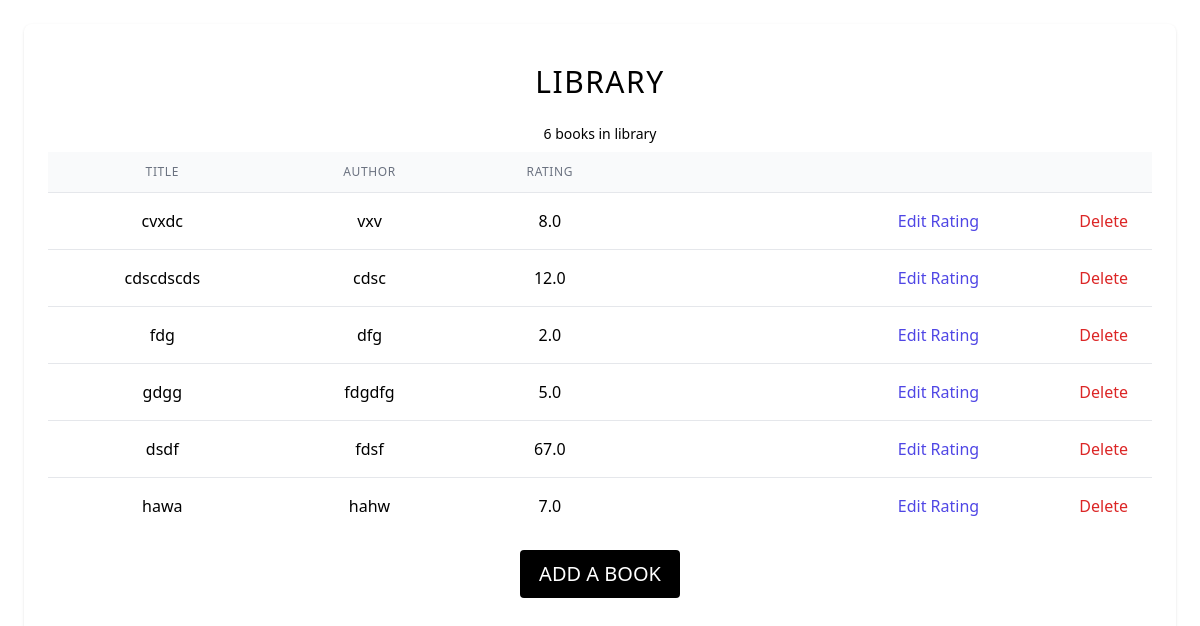
The page / on the database its author committed.
### main.py (models this page shows, shortened)
class Book(db.Model):
    id = db.Column(db.Integer, primary_key=True)
    title = db.Column(db.String(250), nullable=False, unique=True)
    author = db.Column(db.String(250), nullable=False)
    rating = db.Column(db.Float, nullable=False)

### main.py (the view)
@app.route('/')
def home():
    all_books = db.session.query(Book).all()
    return render_template("index.html", books=all_books)

### templates/index.html (shortened to what this page needs)
{% extends 'base.html' %}
{% block content %}
<div class= "min-w-full min-h-[60vh] overflow-hidden shadow  rounded-lg flex-col flex justify-center text-center items-center  p-6">
  <h1 class="text-3xl uppercase tracking-wider py-4 ">library</h1>
  {% if books|length == 0 %}
    <p class="py-2 text-lg uppercase text-gray-700 tracking-wide mb-4 ">no books in library</p>
  {% else %}
    <p class="py-2 text-sm">{{ books|length }} books in library</p>
    {% endif %}
    <table class="min-w-full divide-y divide-gray-200">
        <thead class="bg-gray-50">
          <tr>
            <th class="px-6 py-3 text-center text-xs font-medium text-gray-500 uppercase tracking-wider">Title</th>
            <th class="px-6 py-3 text-center text-xs font-medium text-gray-500 uppercase tracking-wider">Author</th>
            <th class="px-6 py-3 text-center text-xs font-medium text-gray-500 uppercase tracking-wider">Rating</th>
            <th class="px-6 py-3 text-center text-xs font-medium text-gray-500 uppercase tracking-wider"></th>
          </tr>
        </thead>
        <tbody class="bg-white divide-y divide-gray-200">
          {% for book in books %}
            <tr>
              <td class="px-6 py-4 whitespace-nowrap">{{ book.title }}</td>
              <td class="px-6 py-4 whitespace-nowrap">{{ book.author }}</td>
              <td class="px-6 py-4 whitespace-nowrap">{{ book.rating }}</td>
              <td class="px-6 py-4 whitespace-nowrap text-right">
                <a href="/edit/{{ book.id }}" class="text-indigo-600 hover:text-indigo-900 mr-20">Edit Rating</a>
                <a href="/delete/{{ book.id }}" class="text-red-600 hover:text-red-900 ml-4">Delete</a>
              </td>
            </tr>
          {% endfor %}
        </tbody>
      </table>
    <a class="bg-black m-4 text-center flex items-center justify-center text-white w-40 h-12 rounded uppercase text-xl " href="/add">add a book</a>
</div>
{% endblock %}

### templates/base.html (shortened to what this page needs)
<!DOCTYPE html>
<html lang="en">
<head>
    <link href="{{ url_for('static', filename='css/styles.css')}}" rel="stylesheet">
    <script src="https://cdn.tailwindcss.com"></script>
</head>
<body class="max-w-full min-h-screen p-6">
    {% block content %}{% endblock %}
</body>
</html>

### rows shown on the page
Book: title "cvxdc", author "vxv", rating "8.0"
Book: title "cdscdscds", author "cdsc", rating "12.0"
Book: title "fdg", author "dfg", rating "2.0"
Book: title "gdgg", author "fdgdfg", rating "5.0"
Book: title "dsdf", author "fdsf", rating "67.0"
Book: title "hawa", author "hahw", rating "7.0"

### other values the page prints
{{ books|length }} "6"
